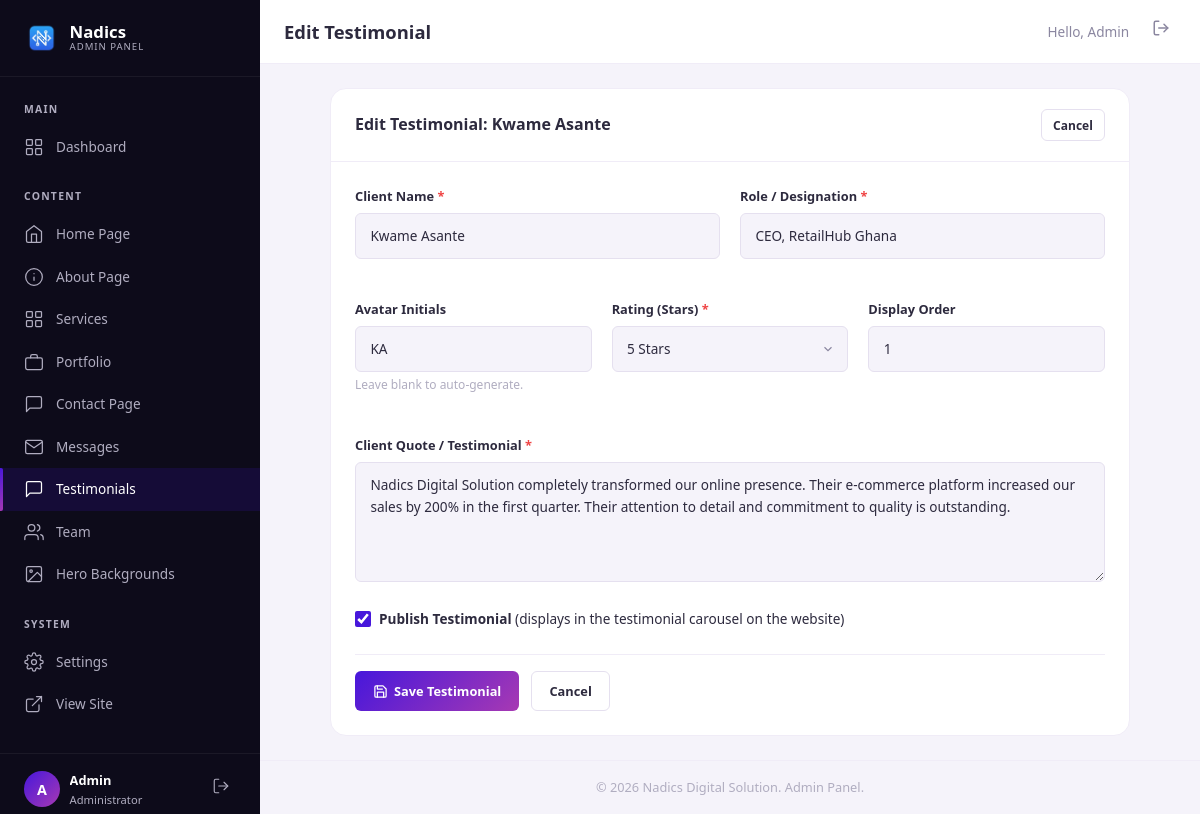
The app's page /admin/testimonials.php?action=edit&id=1 (signed in) with its own data.
### tables this page shows
CREATE TABLE IF NOT EXISTS testimonials (
    id           INT AUTO_INCREMENT PRIMARY KEY,
    client_name  VARCHAR(150) NOT NULL,
    client_role  VARCHAR(200) NOT NULL,
    quote        TEXT         NOT NULL,
    avatar_initials VARCHAR(5) DEFAULT NULL,
    rating       TINYINT(1)   DEFAULT 5,
    is_active    TINYINT(1)   DEFAULT 1,
    display_order INT         DEFAULT 0,
    created_at   TIMESTAMP    DEFAULT CURRENT_TIMESTAMP,
    INDEX idx_active (is_active)
);

### includes/functions.php (called while the page is built, shortened)
<?php
function sanitize(string $input): string {
    return htmlspecialchars(trim($input), ENT_QUOTES, 'UTF-8');
}

### admin/testimonials.php (the view, shortened to what this page needs)
<?php
$db = getDB();
$action = $_GET['action'] ?? 'list';
$edit_testimonial = null;
if ($action === 'edit' && isset($_GET['id'])) {
    $edit_id = (int)$_GET['id'];
    if ($db) {
        try {
            $stmt = $db->prepare("SELECT * FROM testimonials WHERE id = :id");
            $stmt->execute([':id' => $edit_id]);
            $edit_testimonial = $stmt->fetch();
        } catch (PDOException $e) {
            $flash_message = 'Database error: ' . $e->getMessage();
            $flash_type = 'error';
            $action = 'list';
        }
    }
}
require_once __DIR__ . '/includes/admin-header.php';
?>
<?php if ($action === 'list'): ?>
    <div class="admin-card">
        <div class="admin-card__header">
            <h2 class="admin-card__title">All Testimonials</h2>
            <a href="<?= ADMIN_URL ?>/testimonials.php?action=add" class="admin-btn admin-btn--primary admin-btn--sm">
                <svg viewBox="0 0 24 24" fill="none" stroke="currentColor" stroke-width="2" stroke-linecap="round" stroke-linejoin="round"><line x1="12" y1="5" x2="12" y2="19"/><line x1="5" y1="12" x2="19" y2="12"/></svg>
                Add Testimonial
            </a>
        </div>
        <div class="admin-card__body" style="padding: 0;">
            <?php
            $testimonials = [];
            if ($db) {
                try {
                    $testimonials = $db->query("SELECT * FROM testimonials ORDER BY display_order ASC, created_at DESC")->fetchAll();
                } catch (PDOException $e) {
                    echo '<div class="admin-alert admin-alert--error" style="margin: 1.5rem;">Database query error: ' . sanitize($e->getMessage()) . '</div>';
                }
            }
            if (empty($testimonials)): ?>
                <div class="admin-empty">
                    <svg viewBox="0 0 24 24" fill="none" stroke="currentColor" stroke-width="1.5" stroke-linecap="round" stroke-linejoin="round">
                        <path d="M21 15a2 2 0 0 1-2 2H7l-4 4V5a2 2 0 0 1 2-2h14a2 2 0 0 1 2 2z"/>
                    </svg>
                    <h3 class="admin-empty__title">No Testimonials Found</h3>
                    <p class="admin-empty__desc">Manage and show client testimonials on the home page carousel.</p>
                    <a href="<?= ADMIN_URL ?>/testimonials.php?action=add" class="admin-btn admin-btn--primary">Add Testimonial</a>
                </div>
            <?php else: ?>
                <div class="table-responsive">
                    <table class="admin-table">
                        <thead>
                            <tr>
                                <th style="width: 60px; text-align: center;">Avatar</th>
                                <th>Client Name</th>
                                <th>Role / Designation</th>
                                <th>Quote</th>
                                <th>Rating</th>
                                <th>Order</th>
                                <th>Status</th>
                                <th>Actions</th>
                            </tr>
                        </thead>
                        <tbody>
                            <?php foreach ($testimonials as $t): ?>
                                <tr>
                                    <td>
                                        <div style="width: 40px; height: 40px; border-radius: 50%; background: var(--gradient-primary); display: flex; align-items: center; justify-content: center; color: #fff; font-weight: 700; font-size: 0.85rem;">
                                            <?= sanitize($t['avatar_initials'] ?? 'CL') ?>
                                        </div>
                                    </td>
                                    <td>
                                        <div style="font-weight: 600; color: var(--admin-text);"><?= sanitize($t['client_name']) ?></div>
                                    </td>
                                    <td style="font-size: 0.85rem; color: var(--admin-text-light);">
                                        <?= sanitize($t['client_role']) ?>
                                    </td>
                                    <td class="truncate" style="max-width: 300px;" title="<?= sanitize($t['quote']) ?>">
                                        <?= sanitize($t['quote']) ?>
                                    </td>
                                    <td>
                                        <div style="color: var(--warning); letter-spacing: 1px;">
                                            <?= str_repeat('★', $t['rating']) . str_repeat('☆', 5 - $t['rating']) ?>
                                        </div>
                                    </td>
                                    <td style="text-align: center; font-weight: 500;">
                                        <?= $t['display_order'] ?>
                                    </td>
                                    <td>
                                        <?php if ($t['is_active']): ?>
                                            <span class="admin-badge admin-badge--success">Active</span>
                                        <?php else: ?>
                                            <span class="admin-badge admin-badge--muted">Inactive</span>
                                        <?php endif; ?>
                                    </td>
                                    <td>
                                        <div class="btn-group">
                                            <a href="<?= ADMIN_URL ?>/testimonials.php?action=edit&id=<?= $t['id'] ?>" class="admin-btn admin-btn--outline admin-btn--sm" title="Edit">
                                                <svg viewBox="0 0 24 24" fill="none" stroke="currentColor" stroke-width="2" stroke-linecap="round" stroke-linejoin="round"><path d="M12 20h9"/><path d="M16.5 3.5a2.121 2.121 0 0 1 3 3L7 19l-4 1 1-4L16.5 3.5z"/></svg>
                                            </a>
                                            <form action="" method="POST" style="display:inline;" onsubmit="return confirm('Are you sure you want to delete this testimonial?');">
                                                <?= csrfField() ?>
                                                <input type="hidden" name="id" value="<?= $t['id'] ?>">
                                                <input type="hidden" name="post_action" value="delete">
                                                <button type="submit" class="admin-btn admin-btn--danger admin-btn--sm" title="Delete">
                                                    <svg viewBox="0 0 24 24" fill="none" stroke="currentColor" stroke-width="2" stroke-linecap="round" stroke-linejoin="round"><polyline points="3 6 5 6 21 6"/><path d="M19 6v14a2 2 0 0 1-2 2H7a2 2 0 0 1-2-2V6m3 0V4a2 2 0 0 1 2-2h4a2 2 0 0 1 2 2v2"/></svg>
                                                </button>
                                            </form>
                                        </div>
                                    </td>
                                </tr>
                            <?php endforeach; ?>
                        </tbody>
                    </table>
                </div>
            <?php endif; ?>
        </div>
    </div>
<?php elseif ($action === 'add' || $action === 'edit'): ?>
    <div class="admin-card" style="max-width: 800px; margin: 0 auto;">
        <div class="admin-card__header">
            <h2 class="admin-card__title"><?= $action === 'add' ? 'Add New Testimonial' : 'Edit Testimonial: ' . sanitize($edit_testimonial['client_name']) ?></h2>
            <a href="<?= ADMIN_URL ?>/testimonials.php" class="admin-btn admin-btn--outline admin-btn--sm">Cancel</a>
        </div>
        <div class="admin-card__body">
            <form action="" method="POST" class="admin-form">
                <div class="admin-form__row">
                    <div class="admin-form__group">
                        <label for="client_name" class="admin-form__label">Client Name <span class="required">*</span></label>
                        <input type="text" name="client_name" id="client_name" class="admin-form__input" placeholder="e.g. Kwame Asante" value="<?= sanitize($_POST['client_name'] ?? $edit_testimonial['client_name'] ?? '') ?>" required>
                    </div>
                    <div class="admin-form__group">
                        <label for="client_role" class="admin-form__label">Role / Designation <span class="required">*</span></label>
                        <input type="text" name="client_role" id="client_role" class="admin-form__input" placeholder="e.g. CEO, RetailHub Ghana" value="<?= sanitize($_POST['client_role'] ?? $edit_testimonial['client_role'] ?? '') ?>" required>
                    </div>
                </div>
                <div class="admin-form__row" style="grid-template-columns: 1fr 1fr 1fr;">
                    <div class="admin-form__group">
                        <label for="avatar_initials" class="admin-form__label">Avatar Initials</label>
                        <input type="text" name="avatar_initials" id="avatar_initials" class="admin-form__input" placeholder="e.g. KA" maxlength="3" value="<?= sanitize($_POST['avatar_initials'] ?? $edit_testimonial['avatar_initials'] ?? '') ?>">
                        <span class="admin-form__help">Leave blank to auto-generate.</span>
                    </div>
                    <div class="admin-form__group">
                        <label for="rating" class="admin-form__label">Rating (Stars) <span class="required">*</span></label>
                        <select name="rating" id="rating" class="admin-form__select" required>
                            <?php for ($i = 5; $i >= 1; $i--): ?>
                                <option value="<?= $i ?>" <?= (int)($_POST['rating'] ?? $edit_testimonial['rating'] ?? 5) === $i ? 'selected' : '' ?>>
                                    <?= $i ?> Star<?= $i > 1 ? 's' : '' ?>
                                </option>
                            <?php endfor; ?>
                        </select>
                    </div>
                    <div class="admin-form__group">
                        <label for="display_order" class="admin-form__label">Display Order</label>
                        <input type="number" name="display_order" id="display_order" class="admin-form__input" min="0" value="<?= (int)($_POST['display_order'] ?? $edit_testimonial['display_order'] ?? 0) ?>">
                    </div>
                </div>
                <div class="admin-form__group">
                    <label for="quote" class="admin-form__label">Client Quote / Testimonial <span class="required">*</span></label>
                    <textarea name="quote" id="quote" class="admin-form__textarea" placeholder="Enter what the client said about your work..." required><?= sanitize($_POST['quote'] ?? $edit_testimonial['quote'] ?? '') ?></textarea>
                </div>
                <div class="admin-form__group">
                    <label class="admin-form__checkbox">
                        <input type="checkbox" name="is_active" value="1" <?= (isset($_POST['is_active']) || ($action === 'edit' && $edit_testimonial['is_active']) || $action === 'add') ? 'checked' : '' ?>>
                        <span><strong>Publish Testimonial</strong> (displays in the testimonial carousel on the website)</span>
                    </label>
                </div>
                <div class="admin-form__actions">
                    <button type="submit" class="admin-btn admin-btn--primary">
                        <svg viewBox="0 0 24 24" fill="none" stroke="currentColor" stroke-width="2" stroke-linecap="round" stroke-linejoin="round"><path d="M19 21H5a2 2 0 0 1-2-2V5a2 2 0 0 1 2-2h11l5 5v11a2 2 0 0 1-2 2z"/><polyline points="17 21 17 13 7 13 7 21"/><polyline points="7 3 7 8 15 8"/></svg>
                        Save Testimonial
                    </button>
                    <a href="<?= ADMIN_URL ?>/testimonials.php" class="admin-btn admin-btn--outline">Cancel</a>
                </div>
            </form>
        </div>
    </div>
<?php endif; ?>
<?php require_once __DIR__ . '/includes/admin-footer.php'; ?>

### records on screen
testimonials: client_name "Kwame Asante", client_role "CEO, RetailHub Ghana", avatar_initials "KA", rating "5 Stars", display_order "1", quote "Nadics Digital Solution completely transformed our online presence. Their e-commerce platform increased our sales by 200% in the first quarter. Their attention to detail and commitment to quality is outstanding.", is_active "☑"

### other values on screen
substr(getAdminName(), 0, 1) "A"
getAdminName() "Admin"
$admin_title "Edit Testimonial"
SITE_NAME "Nadics Digital Solution"
